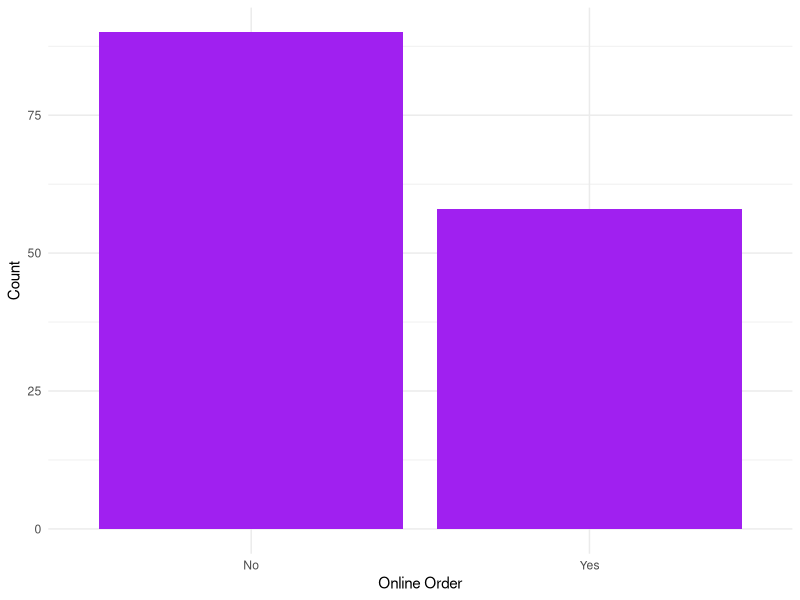
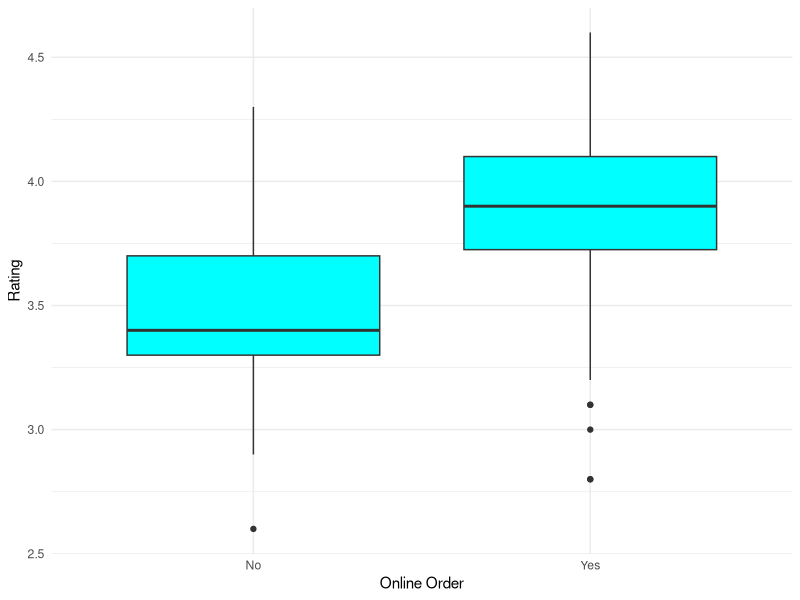
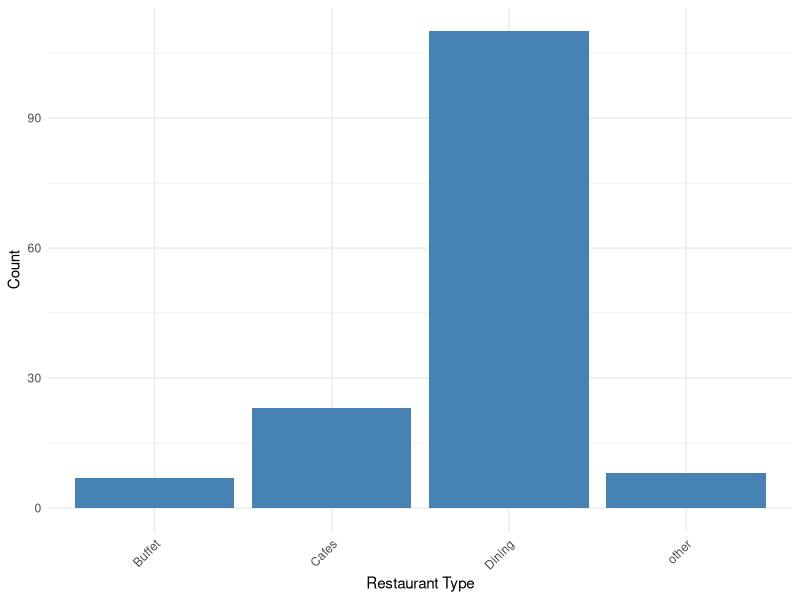
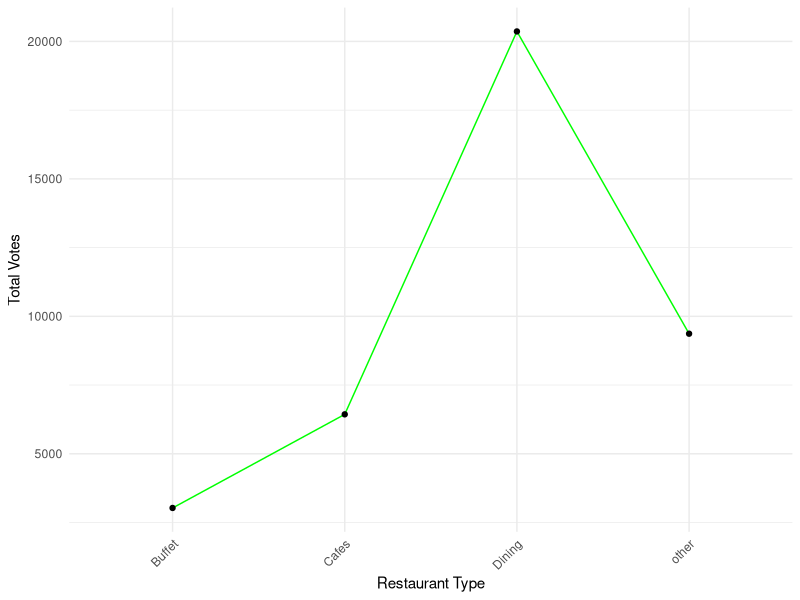
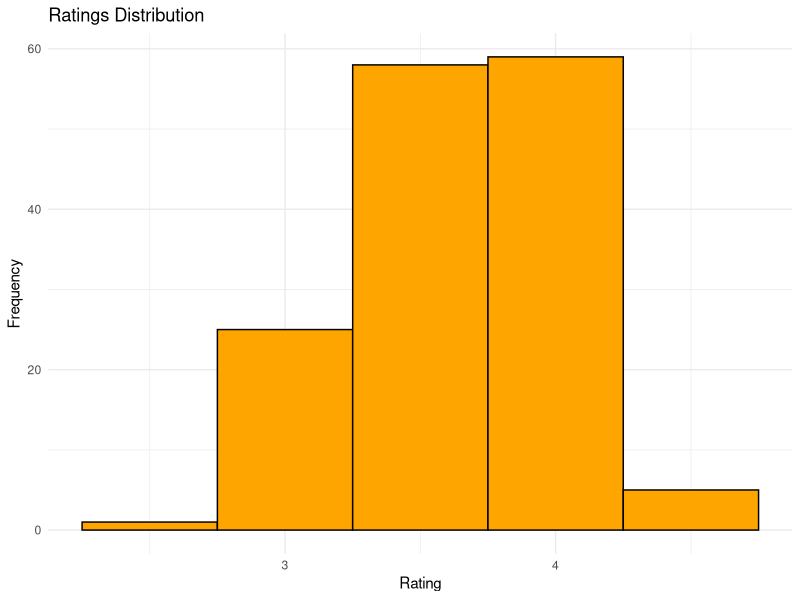
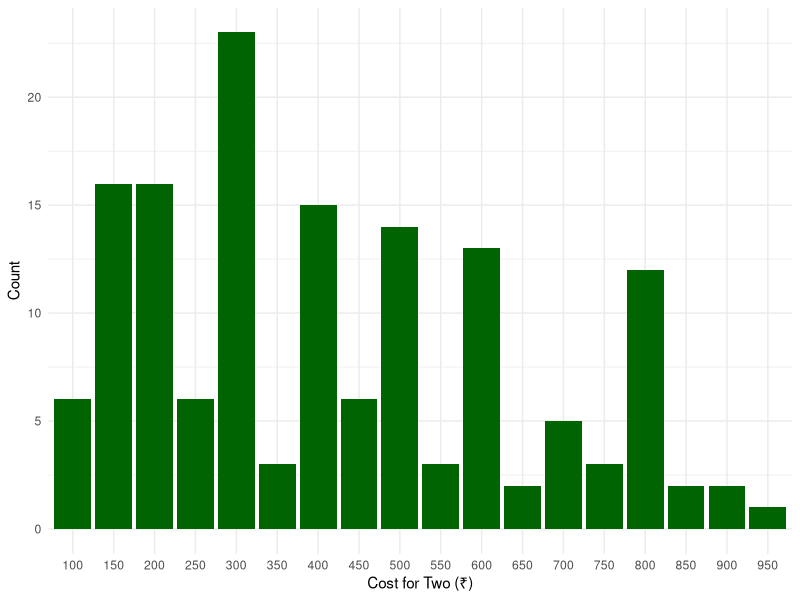
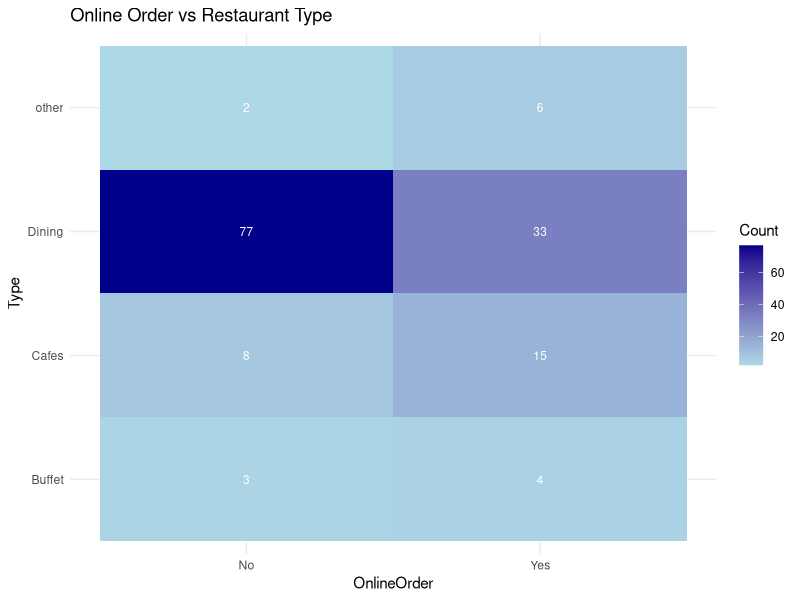
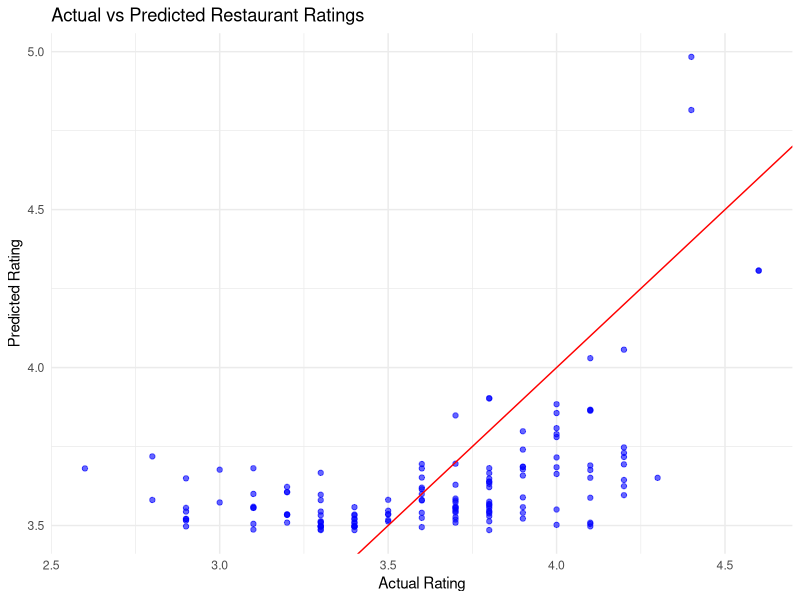

Recreate these plots in R, in order.
# Load necessary libraries
library(dplyr)
library(ggplot2)
library(stringr)
library(reshape2)

# 1. Load the dataset
getwd()
setwd("C:/Users/asiya/Desktop/DS RW")
df <- read.csv("Zomato-data-.csv", stringsAsFactors = FALSE)
head(df)
str(df)

# 2. Handle the 'rate' column (equivalent to handleRate function)
# Splits "4.1/5" into "4.1" and converts to numeric
df$rate <- str_remove(df$rate, "/5")
df$rate <- as.numeric(df$rate)
summary(df$rate)
# Check missing values
colSums(is.na(df))

# 3. Online Order Countplot
ggplot(df, aes(x = online_order)) +
  geom_bar(fill = "purple") +
  labs(x = "Online Order", y = "Count") +
  theme_minimal()

# 4. Ratings Comparison - Online vs Offline Orders
ggplot(df, aes(x = online_order, y = rate)) +
  geom_boxplot(fill = "cyan") +
  labs(x = "Online Order", y = "Rating") +
  theme_minimal()

# 5. Countplot for Restaurant Type
ggplot(df, aes(x = listed_in_type)) +
  geom_bar(fill = "steelblue") +
  labs(x = "Restaurant Type", y = "Count") +
  theme_minimal() +
  theme(axis.text.x = element_text(angle = 45, hjust = 1))

# 6. Line plot for Votes by Type
votes_by_type <- df %>%
  group_by(listed_in_type) %>%
  summarise(total_votes = sum(votes, na.rm = TRUE))

ggplot(votes_by_type, aes(x = listed_in_type, y = total_votes, group = 1)) +
  geom_line(color = "green") +
  geom_point() +
  labs(x = "Restaurant Type", y = "Total Votes") +
  theme_minimal() +
  theme(axis.text.x = element_text(angle = 45, hjust = 1))

# 7. Restaurant with Max Votes
max_votes <- max(df$votes, na.rm = TRUE)
top_restaurant <- df[df$votes == max_votes, "name"]
top_restaurant

# 8. Ratings Distribution (Histogram)
ggplot(df, aes(x = rate)) +
  geom_histogram(binwidth = 0.5, fill = "orange", color = "black") +
  labs(title = "Ratings Distribution", x = "Rating", y = "Frequency") +
  theme_minimal()

# 9. Approx Cost for Two (Countplot/Bar)
ggplot(df, aes(x = as.factor(approx_cost_for_two_people))) +
  geom_bar(fill = "darkgreen") +
  labs(x = "Cost for Two (₹)", y = "Count") +
  theme_minimal()

# 10. Heatmap (Pivot Table equivalent)
# Find the relationship between order mode (online_order) and restaurant type.
heatmap_data <- df %>%
  group_by(listed_in_type, online_order) %>%
  summarise(count = n())

heatmap_cast <- dcast(
  heatmap_data,
  listed_in_type ~ online_order,
  value.var = "count",
  fill = 0
)

heatmap_melt <- melt(
  heatmap_cast,
  id.vars = "listed_in_type"
)

colnames(heatmap_melt) <- c("Type", "OnlineOrder", "Count")

ggplot(heatmap_melt, aes(x = OnlineOrder, y = Type, fill = Count)) +
  geom_tile() +
  geom_text(aes(label = Count), color = "white", size = 3) +
  scale_fill_gradient(low = "lightblue", high = "darkblue") +
  labs(title = "Online Order vs Restaurant Type") +
  theme_minimal()

# Linear Regression Model
model <- lm(rate ~ votes + approx_cost_for_two_people, data = df)

# Generate predictions
df$predicted_rate <- predict(model, df)

# Generate predictions
df$predicted_rate <- predict(model, df)
ggplot(df, aes(x = rate, y = predicted_rate)) +
  geom_point(color = "blue", alpha = 0.6) +
  geom_abline(slope = 1, intercept = 0, color = "red") +
  labs(
    title = "Actual vs Predicted Restaurant Ratings",
    x = "Actual Rating",
    y = "Predicted Rating"
  ) +
  theme_minimal()


